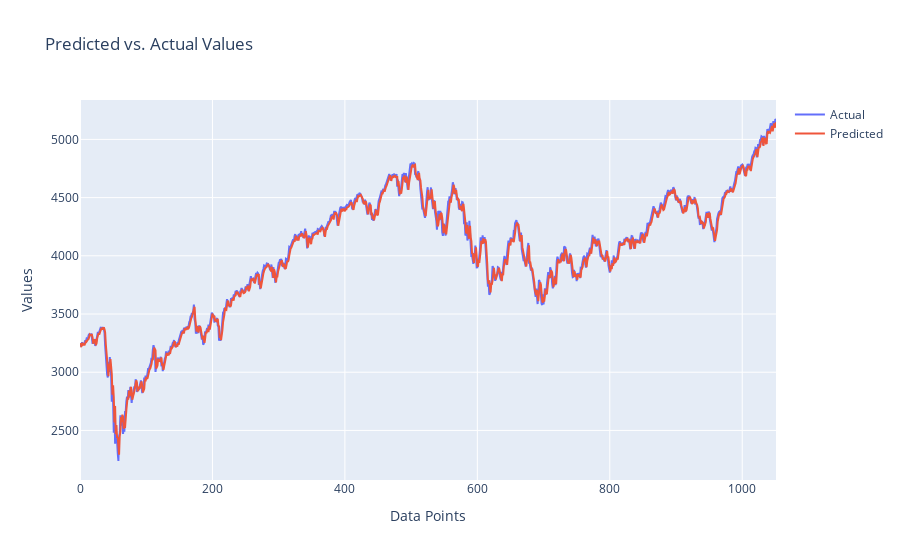

Notebook code for this chart:
### Code cell
# Make predictions on the test data
y_pred = model.predict(X_test_scaled)

# Print explained variance on the test data
print("Explained Variance (R-squared) on Test Data:", model.score(X_test_scaled, y_test))

# Print mean squared error on the test data
mse = np.mean((y_pred - y_test)**2)
print("Mean Squared Error (MSE) on Test Data:", mse)

# Plot the predicted vs. actual values
# Create traces for actual and predicted values
trace_actual = go.Scatter(
    x=np.arange(len(y_test)),
    y=y_test,
    mode='lines',
    name='Actual'
)

trace_predicted = go.Scatter(
    x=np.arange(len(y_pred)),
    y=y_pred,
    mode='lines',
    name='Predicted'
)

# Create the layout for the figure
layout = go.Layout(
    title='Predicted vs. Actual Values',
    xaxis=dict(title='Data Points'),
    yaxis=dict(title='Values')
)

# Create the figure
fig = go.Figure(data=[trace_actual, trace_predicted], layout=layout)

# Display the figure
fig.show()

### Figure 1 — Plotly figure (JSON) as saved in the notebook; plotly's stock layout.template omitted (floating-point values rounded to 4 significant figures; data arrays with more than 128 entries replaced by an {"elided": "..."} marker saying what was removed)
{"data": [{"mode": "lines", "name": "Actual", "type": "scatter", "x": {"elided": "1052 int values"}, "y": {"elided": "1052 float values"}}, {"mode": "lines", "name": "Predicted", "type": "scatter", "x": {"elided": "1052 int values"}, "y": {"elided": "1052 float values"}}], "layout": {"title": {"text": "Predicted vs. Actual Values"}, "xaxis": {"title": {"text": "Data Points"}}, "yaxis": {"title": {"text": "Values"}}}}
